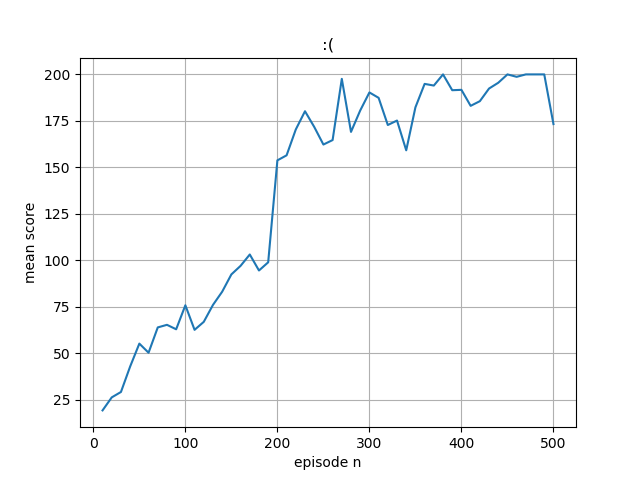

This chart was generated by the following Python code:
import numpy as np
import gym
import sys
import tensorflow as tf 
import matplotlib
import matplotlib.pyplot as plt
model = tf.keras.models.Sequential([
  tf.keras.layers.Dense(128,input_shape=(1,4),activation='relu'),
  tf.keras.layers.Dense(2, activation='softmax')
])
model.compile(loss='categorical_crossentropy',optimizer=tf.keras.optimizers.Adam(learning_rate = 0.01))

model2 = tf.keras.models.Sequential([
  tf.keras.layers.Dense(128,input_shape=(1,4),activation='relu'),
  tf.keras.layers.Dense(1)
])
model2.compile(loss='mean_squared_error', optimizer=tf.keras.optimizers.Adam(learning_rate = 0.01))
model.summary()
episode_n=[]
mean_score=[]
def update_policy():
 all_states=[]
 all_rewards=[]
 all_advantages=[]
 for x in replay_buffer:
  states=np.vstack(x[:,0])
  all_states.extend(states)
  actions=x[:,1]
  rewards=np.vstack(x[:,2])
  values=model2(states)
  all_rewards.extend(rewards)
  rewards=tf.convert_to_tensor(rewards, dtype=tf.float32)
  advs=rewards-values
  for i in range(len(states)):
    advantage=np.zeros((1,2))
    advantage[0][actions[i]]=advs[i]
    all_advantages.append(advantage)
 
 all_states=np.array(all_states)
 all_states=np.expand_dims(all_states, axis=1)

 all_rewards=np.array(all_rewards)
 all_rewards=np.expand_dims(all_rewards, axis=1)

 all_advantages=np.array(all_advantages)

 model.fit(all_states, all_advantages, epochs=1, verbose=0,batch_size=len(all_states))
 model2.fit(all_states, all_rewards, epochs=1, verbose=0,batch_size=len(all_states))

def discount_normalize_rewards(r, gamma = 0.99):
    discounted_r = np.zeros_like(r)
    running_add = 0
    for t in reversed(range(0, r.size)):
        running_add = running_add * gamma + r[t]
        discounted_r[t] = running_add
    discounted_r -= np.mean(discounted_r)
    discounted_r /= np.std(discounted_r)
    return discounted_r
env = gym.make('CartPole-v0')
env.seed(1)
# env._max_episode_steps = 1000
episodes = 500
batch_size = 10
score=0
replay_buffer=[]
for e in range(episodes):
  
  state = env.reset()
  
  episode_memory = []
  episode_score = 0
  done = False 
  while not done:
    state = state.reshape([1,4])
    logits = model(state)
    a_dist = logits.numpy()
    a = np.random.choice(a_dist[0],p=a_dist[0]) # Choose random action with p = action 
    a, = np.where(a_dist[0] == a)
    a=a[0] #need numpy int64
    next_state, reward, done, _ = env.step(a) # make the choosen action 
    episode_score +=reward
    episode_memory.append([state,a,reward])
    state=next_state
  episode_memory=np.array(episode_memory)
  episode_memory[:,2] = discount_normalize_rewards(episode_memory[:,2])
  replay_buffer.append(episode_memory)
  score+=episode_score

  print("Episode  {}  Score  {}".format(e+1, episode_score))
  if (e+1) % batch_size == 0:
    episode_n.append(e+1)
    mean_score.append(score/batch_size)
    print("Episode  mean  score  {}".format(score/batch_size))
    update_policy()
    replay_buffer=[]
    score=0
    print("==Policy Updated==")

fig, ax = plt.subplots()
ax.plot(episode_n, mean_score)
ax.set(xlabel='episode n', ylabel='mean score',title=':(')
ax.grid()
fig.savefig("pg_keras_w_baseline.png")
plt.show()
  